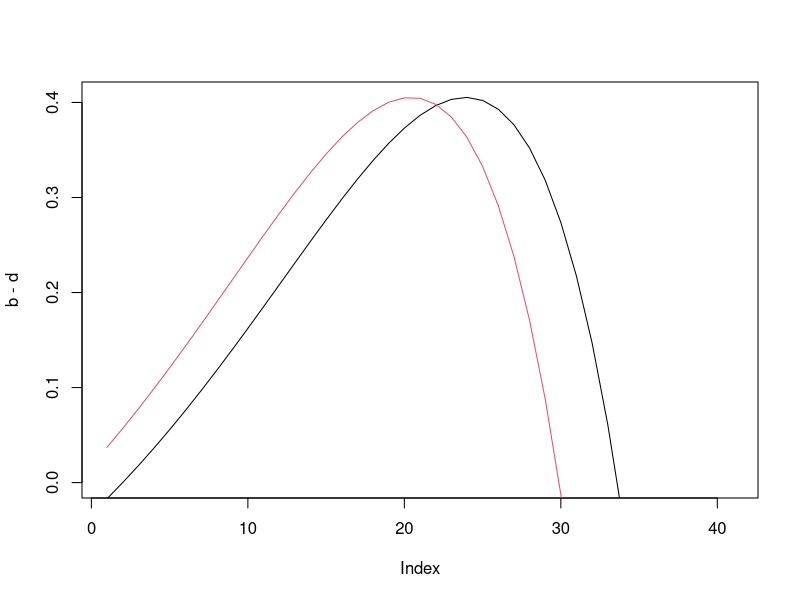
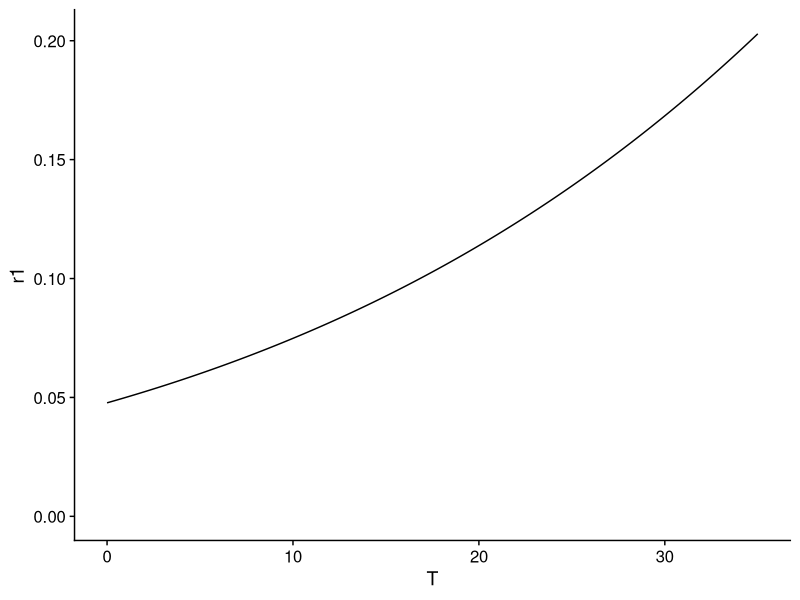
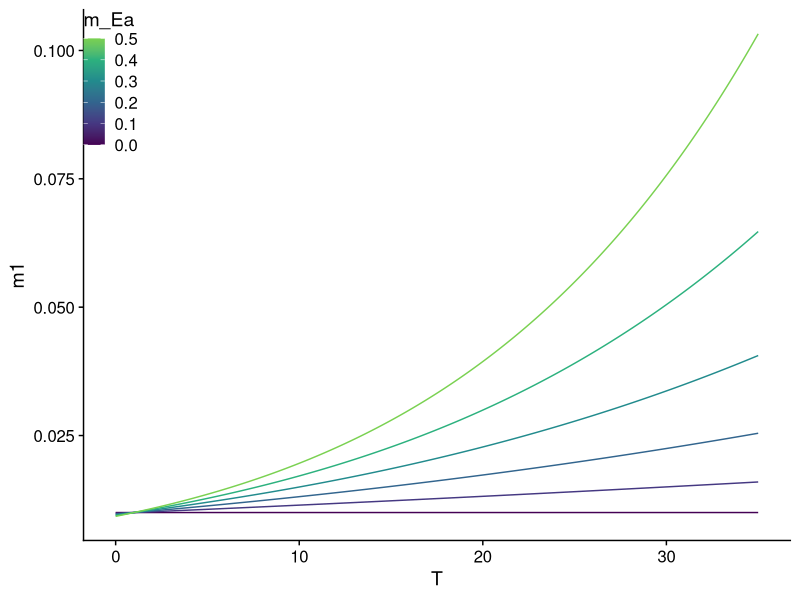
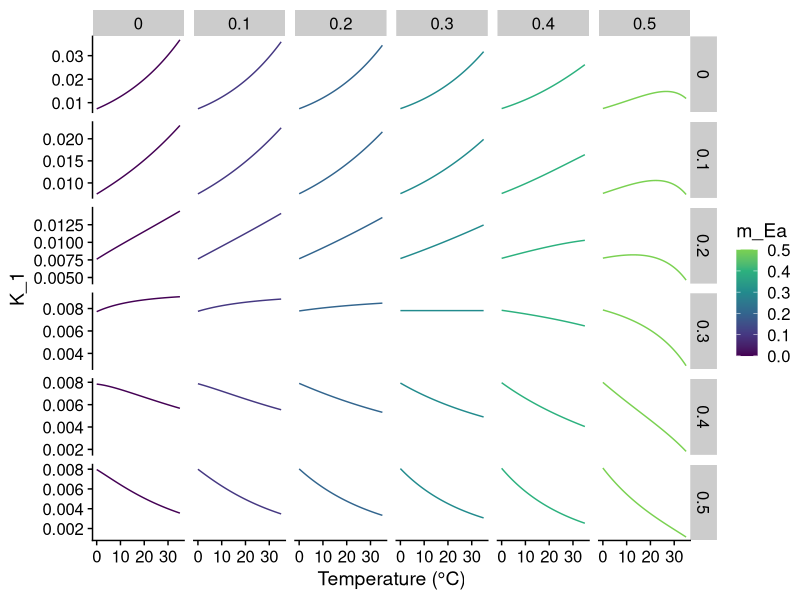
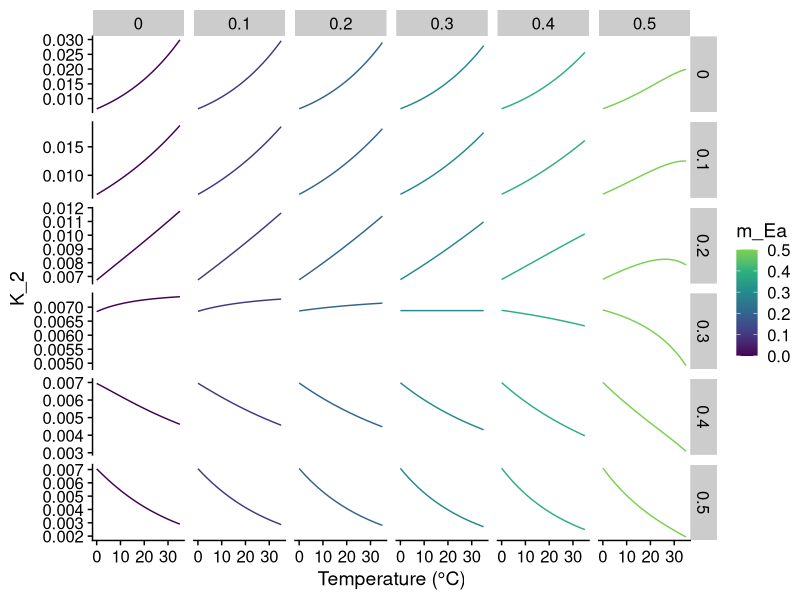
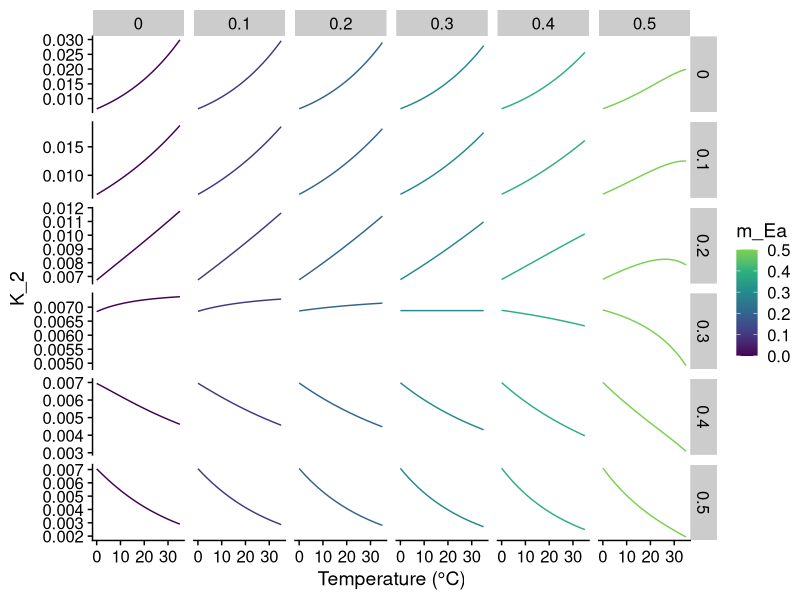
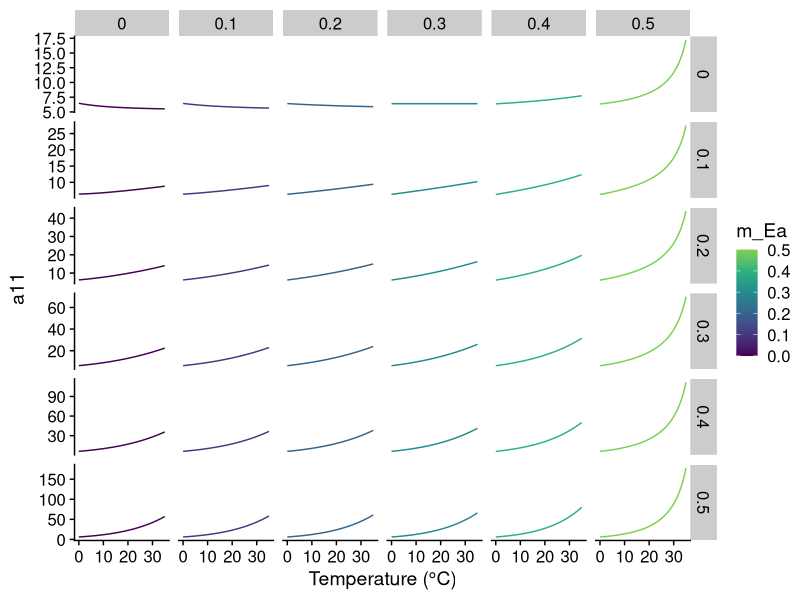
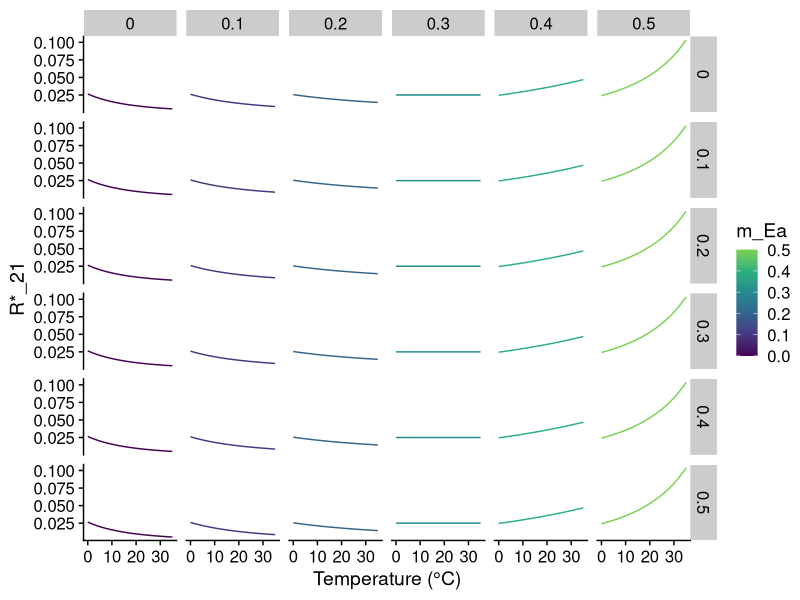

These figures' R source, in order:
### Joey April 16 2019
library(tidyverse)
library(cowplot)
theme_set(theme_cowplot())

# The essential resources model from soup to nuts -------------------------

## this is the case where Each species is limited by a different resource

### mortality rates
m1 <- 0.2; m2 <- 0.2

## max population growth rates
r1 <- 1.5; r2 <- 1.5

## half saturation constants
k12 <- 0.1; k21 <- 0.1
k11 <- 0.1; k22 <- 0.1

## consumption vectors

c11 <- 0.2
c12 <- 0.4
c21 <- 0.2
c22 <- 0.4

## R star
R12 <- (m1 * k12)/ (r1 - m1)
R11 <- (m1 * k11)/ (r1 - m1)
R21 <- (m2 * k21)/ (r2 - m2)
R22 <- (m2 * k22)/ (r2 - m2)
D <- 0.25

# N_1_star <- (D / c_12) * (S_2 - R_12) - (c_22 / c_12) * N_2_star


S1 <- 10 #0.248
S2 <- 10  #0.245


a11 <- c12 / (D * (S2 - R12))
a12 <- c22 / (D * S2 - R12)
a21 <- c11 / (D * S1 - R21)
a22 <- c21 / (D * S1 - R21)


rho <- sqrt((a12*a21)/(a11*a22)) #niche overlap
stabil_potential <- 1 - rho #stabilizing potential
fit_ratio <- sqrt((a11*a12)/(a22*a21)) * (r2-D)/(r1-D) #fitness ratio -- ask Patrick why he scaled his by the r's
coexist <- rho < fit_ratio &  fit_ratio < 1/rho


### We use the Arrhenius function to model the temperature dependence

arrhenius_function <- function(Temp, E, b1, ref_temp = 1) {
  k<-8.62e-05 #Boltzmann's constant
  E <- E # 0.6 # activation energy (eV)
  T<-Temp+273.15 #range of temp in K
  Tc <- ref_temp+273.15 #reference temperature
  
  metabolism<-(b1*exp(1)^(E*(1/(k*Tc)-1/(k*T))))
  return(metabolism)
}

### to visualize what the arrhenius function looks like
b <- arrhenius_function(Temp = 0:40, E = 0.6, b1 = 0.5, ref_temp = 1)
d <- 0.25 + arrhenius_function(Temp = 0:40, E = 0.75, b1 = 0.25, ref_temp = 1)
plot(b-d, ylim = c(0,max(b-d)), type = "l")

b2 <- arrhenius_function(Temp = 0:40, E = 0.6, b1 = 0.5, ref_temp = -2)
d2 <- 0.25 + arrhenius_function(Temp = 0:40, E = 0.75, b1 = 0.25, ref_temp = -2)
lines(b2-d2, col = 2)

library(tidyverse)
library(cowplot)

#' Setup Tilman's consumer resource model parameters 

### Here we make the species differt in the intercepts of the their thermal performance curves
temp_dependences <- function(T = 25, r_Ea = 0.6, c_Ea = 0.6, k_Ea = 0, m_Ea = 0.2, ref_temp2 = 0){
	c11 = arrhenius_function(Temp = T, E = c_Ea, b1 = 0.2); c12 = arrhenius_function(Temp = T, E = c_Ea, b1 = 0.4); c21 = arrhenius_function(Temp = T, E = c_Ea, b1 = 0.5); c22 = arrhenius_function(Temp = T, E = c_Ea, b1 = 0.2) ### cij = per capita consumption of comsumer i on resource j
  k12 = arrhenius_function(Temp = T, E = k_Ea, b1 = 0.2); k21 = arrhenius_function(Temp = T, E = k_Ea, b1 = 0.1) #half saturation constant for N resource consumption
  k11 = arrhenius_function(Temp = T, E = k_Ea, b1 = 0.1); k22 = arrhenius_function(Temp = T, E = k_Ea, b1 = 0.1)
  r1 = arrhenius_function(Temp = T, E = r_Ea, b1 = 0.05); r2 = arrhenius_function(Temp = T, E = r_Ea, b1 = 0.05, ref_temp = ref_temp2) #population growth rates
  m1 = arrhenius_function(Temp = T, E = m_Ea, b1 = 0.01); m2 = arrhenius_function(Temp = T, E = m_Ea, b1 = 0.01) # mortality rates
  
  
  #' Supply concentrations of resources
  S1 <- 0.3 #0.248
  S2 <- 0.3  #0.245
  
  
  R12 <- (m1 * k12)/ (r1 - m1)
  R11 <- (m1 * k11)/ (r1 - m1)
  R21 <- (m2 * k21)/ (r2 - m2)
  R22 <- (m2 * k22)/ (r2 - m2)
  
  D <- 0.25
  
  a11 <- c12 / (D * (S2 - R12))
  a12 <- c22 / (D * (S2 - R12))
  a21 <- c11 / (D * (S1 - R21))
  a22 <- c21 / (D * (S1 - R21))
  
  
  rho <- sqrt((a12*a21)/(a11*a22)) #niche overlap
  stabil_potential <- 1 - rho #stabilizing potential
  # fit_ratio <- sqrt((a11*a12)/(a22*a21)) * (r2-D)/(r1-D) #fitness ratio -- ask Patrick why he scaled his by the r's
  fit_ratio <- sqrt((a11*a12)/(a22*a21))
  coexist <- rho < fit_ratio &  fit_ratio < 1/rho
  
  
  data.frame(a11 = a11, a12 = a12, a22 = a22, a21 = a21, R12 = R12, R11 = R11, R22 = R22, R21= R21, K1 = (r1)/a11, K2 = (r2)/a22, T = T, m1 = m1, m2 = m2, r1 = r1, r2 = r2, c11 = c11,  c12 = c12,  c21 = c21, c22 = c22, stabil_potential = stabil_potential, fit_ratio = fit_ratio, rho = rho, coexist = coexist)
}

### explore different temperature dependences
results <- data.frame()
for(i in 1:6){
  for(j in 1:6){
  r_Ea <- 0.3
  c_Ea <- 0.1*(i-1)
  m_Ea <- 0.1*(j-1)
  hold <- temp_dependences(T = seq(0, 35, by = 0.1), r_Ea = r_Ea , c_Ea = c_Ea, m_Ea = m_Ea, ref_temp2 = 1)
  hold$r_Ea <- r_Ea
  hold$c_Ea <- c_Ea
  hold$m_Ea <- m_Ea
  results <- bind_rows(results, hold)
  }}


## save first round of results


ggplot(results, aes(x = T, y = r1))+
	geom_line()+
	scale_linetype("w_Ea")+
	scale_color_viridis_c(end = 0.8, "log ratio\nc/r Ea")+
	coord_cartesian(ylim = c(0, max(results$r1)))+
	theme(legend.justification=c(0,1), legend.position=c(0,1))

ggplot(results, aes(x = T, y = m1, color = m_Ea, group = m_Ea))+
	geom_line()+
	scale_color_viridis_c(end = 0.8)+
	theme(legend.justification=c(0,1), legend.position=c(0,1))


results %>% 
	filter(r1 > 0) %>%
	ggplot(aes(x = T, y = K1, group = m_Ea, color = m_Ea))+
	geom_line()+
	scale_color_viridis_c(end = 0.8)+
	facet_grid(c_Ea ~ m_Ea, scales = "free") +
	ylab(label = "K_1") + xlab("Temperature (°C)")

results %>% 
	filter(r1 > 0) %>%
	ggplot(aes(x = T, y = K2, group = m_Ea, color = m_Ea))+
	geom_line()+
	scale_color_viridis_c(end = 0.8)+
	facet_grid(c_Ea ~ m_Ea, scales = "free") +
	ylab(label = "K_2") + xlab("Temperature (°C)")
ggsave("figures/temperature-dependent-K-c-m.png", width = 12, height = 12)

results %>% 
	filter(r1 > 0) %>%
	ggplot(aes(x = T, y = K2, group = m_Ea, color = m_Ea))+
	geom_line()+
	scale_color_viridis_c(end = 0.8)+
	facet_grid(c_Ea ~ m_Ea, scales = "free") +
	ylab(label = "K_2") + xlab("Temperature (°C)")

results %>% 
	filter(r1 > 0) %>%
	ggplot(aes(x = T, y = a11, group = m_Ea, color = m_Ea))+
	geom_line()+
	scale_color_viridis_c(end = 0.8)+
	facet_grid(c_Ea ~ m_Ea, scales = "free") +
	ylab(label = "a11") + xlab("Temperature (°C)")
ggsave("figures/essential-resources-a11-temperature-consx-my.png", width = 7, height = 5)

results %>% 
	filter(r1 > 0) %>%
	ggplot(aes(x = T, y = R21, group = m_Ea, color = m_Ea))+
	geom_line()+
	scale_color_viridis_c(end = 0.8)+
	facet_grid(c_Ea ~ m_Ea, scales = "free") +
	ylab(label = "R*_21") + xlab("Temperature (°C)")
ggsave("figures/essential-resources-r-star-temperature-cx-my.png", width = 7, height = 5)

results %>% 
	filter(r1 > 0) %>%
	ggplot(aes(x = T, y = R12, group = m_Ea, color = m_Ea))+
	geom_line()+
	scale_color_viridis_c(end = 0.8)+
	facet_grid(c_Ea ~ m_Ea, scales = "free") +
	ylab(label = "R*_12") + xlab("Temperature (°C)")

results %>% 
	filter(r1 > 0) %>%
	ggplot(aes(x = T, y = K1, group = m_Ea, color = m_Ea)) +
	geom_line() +
	scale_color_viridis_c(end = 0.8) +
	facet_grid(c_Ea ~ m_Ea, scales = "free") +
	ylab(label = "K") + xlab("Temperature (°C)")
ggsave("figures/essential-resources-K-temperature.png", width = 7, height = 5)

results %>% 
	filter(r1 > 0) %>%
	ggplot(aes(x = T, y = a12, group = m_Ea, color = m_Ea))+
	geom_line()+
	scale_linetype(guide = F)+
	scale_color_viridis_c(end = 0.8)+
	facet_grid(c_Ea ~ m_Ea) +
	ylab(label = "alpha_21") + xlab("Temperature (°C)")


### can we make the square zngi plots from these results?

## how do we define the regions? Well the lines that delineate the sections start at the ZNGIs 
### are run parallel to the consumption vectors. 


### now need to write a script to first figure out what region we are in, then calculate the alphas etc.

### maybe first figure out how much it is possible for the consumption vectors and R*s to change with temperature?

## species i resource j

results2 <- results %>% 
	rename(n_star = R12,
		   p_star = R21)


results %>% 
	filter(T %in% c(0, 10, 20, 30, 40)) %>% 
	ggplot(aes(x = R12, y = R11, color = T)) + geom_point() +
	geom_segment(aes(x = R12, y = R11, xend = R12 + c12/20, yend = R11 + c11/20, color = T),
				 size = 0.5, linetype = 1, alpha = 1) +
	geom_segment(aes(x = R12, y = R11, xend = R12, yend = 0.11, color = T),
				 size = 0.5, linetype = 1, alpha = 1) +
	geom_segment(aes(x = R12, y = R11, xend = 0.11, yend = R11, color = T),
				 size = 0.5, linetype = 1, alpha = 1) +
	ylab("P (uM)") + xlab("N (uM)") +
	scale_colour_viridis_c() +
	facet_grid(c_Ea ~ m_Ea, scales = "free") +
	coord_cartesian() +
	xlim(0, 0.15) + ylim(0, 0.15) +
	theme( 
		plot.margin = unit(c(0.8,0.8,0.8,0.8), "lines"),
		axis.text = element_text(size=13),
		axis.title=element_text(size=14)) +
	panel_border(colour = "black") 

ggsave("figures/zingis-temperature.png", width = 12, height = 10)


